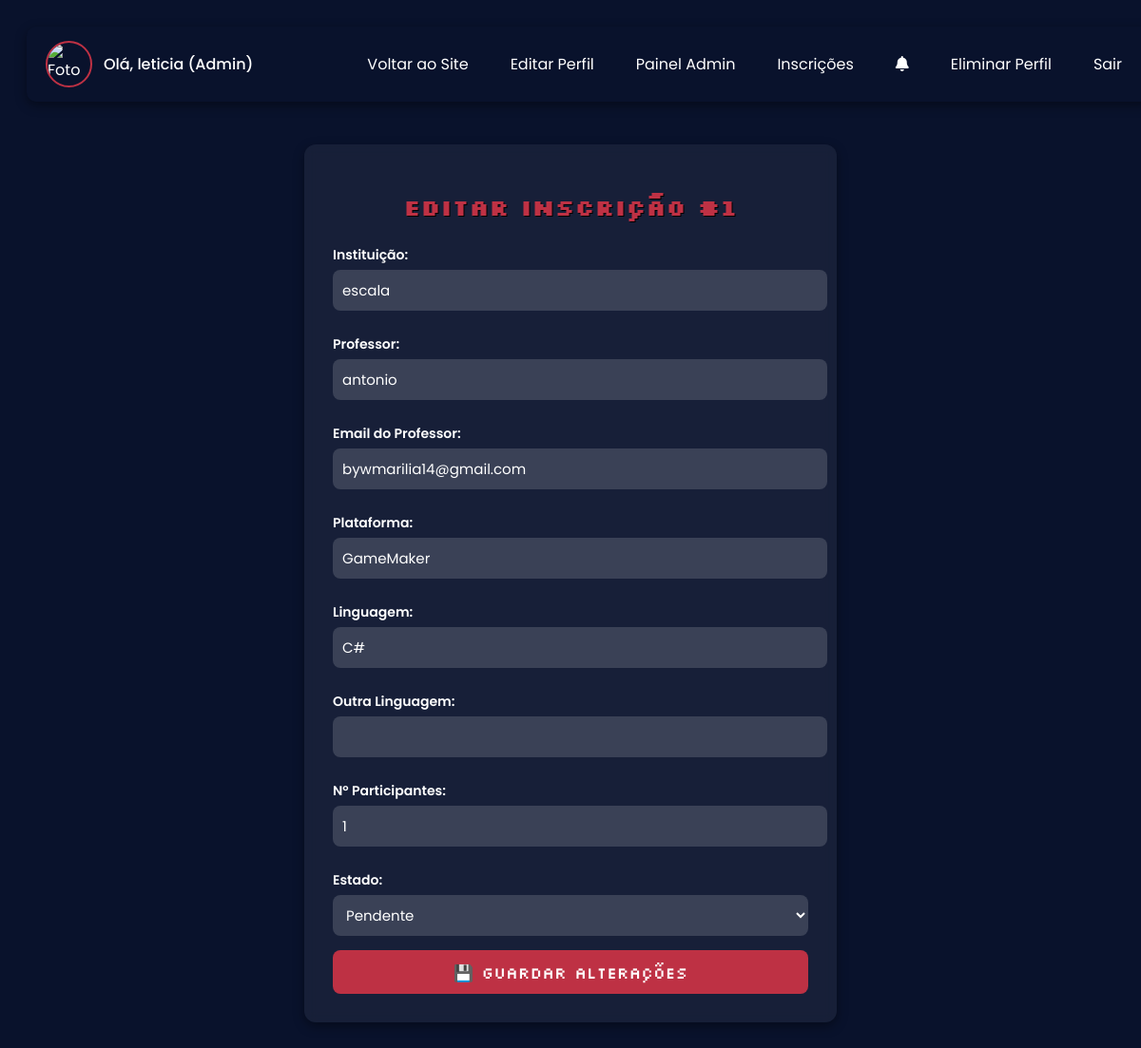
The page /editar_inscricao.php?id=1 (signed in) on the database its author committed.
### tables this page shows
CREATE TABLE `utilizadores` (
  `id` int(11) NOT NULL,
  `nome` varchar(100) NOT NULL,
  `email` varchar(150) NOT NULL,
  `senha_hash` varchar(255) NOT NULL,
  `role_id` int(11) NOT NULL,
  `ativo` datetime NOT NULL DEFAULT current_timestamp(),
  `criado_em` datetime NOT NULL DEFAULT current_timestamp(),
  `foto` varchar(255) DEFAULT NULL
);

CREATE TABLE `inscricoes` (
  `id` int(11) NOT NULL,
  `user_id` int(11) NOT NULL,
  `instituicao` varchar(255) NOT NULL,
  `professor` varchar(255) NOT NULL,
  `email_professor` varchar(255) NOT NULL,
  `plataforma` varchar(100) NOT NULL,
  `linguagem` varchar(100) NOT NULL,
  `linguagem_outra` varchar(100) DEFAULT NULL,
  `num_participantes` int(11) NOT NULL,
  `participante1_nome` varchar(255) DEFAULT NULL,
  `participante1_idade` int(11) DEFAULT NULL,
  `participante1_email` varchar(255) DEFAULT NULL,
  `participante1_curso` varchar(255) DEFAULT NULL,
  `participante2_nome` varchar(255) DEFAULT NULL,
  `participante2_idade` int(11) DEFAULT NULL,
  `participante2_email` varchar(255) DEFAULT NULL,
  `participante2_curso` varchar(255) DEFAULT NULL,
  `participante3_nome` varchar(255) DEFAULT NULL,
  `participante3_idade` int(11) DEFAULT NULL,
  `participante3_email` varchar(255) DEFAULT NULL,
  `participante3_curso` varchar(255) DEFAULT NULL,
  `observacoes` text DEFAULT NULL,
  `estado` enum('pendente','aprovado','rejeitado') DEFAULT 'pendente',
  `data_inscricao` datetime DEFAULT current_timestamp()
);

### editar_inscricao.php (the view, shortened to what this page needs)
<?php
$conn = new mysqli("127.0.0.1", "root", "", "gamejamforfun2");
$userId = $_SESSION["id"];
$stmt = $conn->prepare("SELECT nome, foto, role_id FROM utilizadores WHERE id = ?");
$stmt->bind_param("i", $userId);
$stmt->execute();
$user = $stmt->get_result()->fetch_assoc();
$nome = $user["nome"];
$fotoLogado = $user["foto"] ?: "img/default.png";
$role = $user["role_id"];
$id = $_GET["id"] ?? null;
$stmt = $conn->prepare("SELECT * FROM inscricoes WHERE id = ?");
$stmt->bind_param("i", $id);
$stmt->execute();
$inscricao = $stmt->get_result()->fetch_assoc();
?>
<!DOCTYPE html>
<html lang="pt">
<head>
<link rel="stylesheet" href="css/admin.css">
    <link rel="stylesheet" href="https://cdnjs.cloudflare.com/ajax/libs/font-awesome/6.5.1/css/all.min.css">
</head>
<body>
<div class="painel-menu">
    <div class="painel-user">
        <img src="<?php echo htmlspecialchars($fotoLogado); ?>" class="painel-foto" alt="Foto">
        <span class="painel-ola">
            Olá, <?php echo htmlspecialchars($nome); ?>
            <?php
                if ($role == 1) echo "(Admin Master)";
                else echo "(Admin)";
            ?>
        </span>
    </div>
    <div class="painel-links" id="painelLinks">
        <a href="index.php">Voltar ao Site</a>
        <a href="editar_perfil.php">Editar Perfil</a>
        <?php if  ($role == 2): ?>
            <a href="admin.php">Painel Admin</a>
            <a href="admin_inscricoes.php">Inscrições</a>
             <a href="notificacoes_admin.php" class="notif-icon">
                    <i class="fa-solid fa-bell"></i>
                </a>
            <a href="#" class="danger" onclick="abrirPopupEliminar()">Eliminar Perfil</a>
        <?php endif; ?>
        <a href="logout.php">Sair</a>
    </div>
</div>
<div class="perfil-container">
    <div class="perfil-card">
        <h2>Editar Inscrição #<?php echo $id; ?></h2>
        <form method="POST" class="form-editar">
            <label>Instituição:</label>
            <input type="text" name="instituicao" value="<?php echo htmlspecialchars($inscricao['instituicao']); ?>" required>
            <label>Professor:</label>
            <input type="text" name="professor" value="<?php echo htmlspecialchars($inscricao['professor']); ?>" required>
            <label>Email do Professor:</label>
            <input type="email" name="email_professor" value="<?php echo htmlspecialchars($inscricao['email_professor']); ?>" required>
            <label>Plataforma:</label>
            <input type="text" name="plataforma" value="<?php echo htmlspecialchars($inscricao['plataforma']); ?>" required>
            <label>Linguagem:</label>
            <input type="text" name="linguagem" value="<?php echo htmlspecialchars($inscricao['linguagem']); ?>">
            <label>Outra Linguagem:</label>
            <input type="text" name="linguagem_outra" value="<?php echo htmlspecialchars($inscricao['linguagem_outra']); ?>">
            <label>Nº Participantes:</label>
            <input type="number" name="num_participantes" value="<?php echo $inscricao['num_participantes']; ?>" required>
            <label>Estado:</label>
            <select name="estado" class="input-file">
                <option value="pendente" <?php if ($inscricao['estado']=="pendente") echo "selected"; ?>>Pendente</option>
            </select>
            <button type="submit" class="btn-guardar">💾 Guardar Alterações</button>
        </form>
    </div>
       </div>
</body>
</html>

### css/admin.css (style rules this page uses)
body { background-color: #09122c; color: white; font-family: "Poppins", sans-serif; padding: 20px; }
.painel-menu { width: 100%; background: #09122c; padding: 15px 20px; border-radius: 10px; display: flex; justify-content: space-between; align-items: center; box-shadow: 0 4px 12px rgba(0,0,0,0.4); margin-bottom: 25px; }
.painel-user { display: flex; align-items: center; gap: 12px; }
.painel-foto { width: 45px; height: 45px; border-radius: 50%; object-fit: cover; border: 2px solid #be3144; }
.painel-ola { color: white; font-size: 16px; font-weight: 500; }
.painel-links { display: flex; gap: 20px; }
.painel-links a { color: white; text-decoration: none; font-size: 16px; padding: 8px 12px; border-radius: 6px; transition: 0.3s; }
.perfil-container { display: flex; justify-content: center; padding: 20px; }
.perfil-card { background: rgba(255,255,255,0.06); backdrop-filter: blur(6px); border-radius: 12px; padding: 30px; width: 100%; max-width: 500px; box-shadow: 0 4px 12px rgba(0,0,0,0.4); animation: fadeIn 0.4s ease; }
.perfil-card h2 { font-family: "Silkscreen", sans-serif; color: #be3144; text-shadow: 1px 1px #000; text-align: center; margin-bottom: 25px; }
.form-editar label { font-weight: 600; margin-top: 10px; display: block; font-size: 14px; }
.form-editar input, .form-editar select { width: 100%; padding: 10px; border-radius: 8px; border: none; margin-top: 5px; margin-bottom: 15px; font-size: 15px; background: rgba(255,255,255,0.15); color: white; font-family: "Poppins", sans-serif; }
.form-editar input::placeholder { color: #ccc; }
.btn-guardar, .form-editar button { width: 100%; padding: 12px; background: #be3144; color: white; border: none; border-radius: 8px; font-size: 17px; cursor: pointer; font-family: "Silkscreen", sans-serif; transition: 0.3s; }

### rows shown on the page
utilizadores: nome "leticia"
inscricoes: instituicao "escala", professor "antonio", email_professor "bywmarilia14@gmail.com", plataforma "GameMaker", linguagem "C#", num_participantes "1", estado "Pendente"

### other values the page prints
$id "1"
